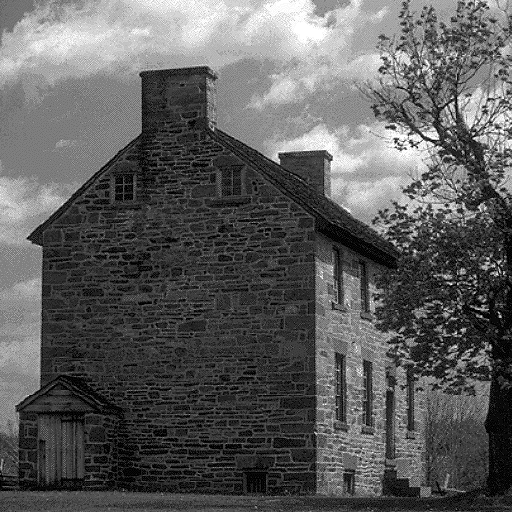
#> input picture Trabalho 2/images/house.png, 512 x 512 px; its folder holds 4 pictures in this run
$ jupyter execute 'Trabalho 2.ipynb'
#> lines starting #> are read from the running program, lines starting #| are printed output that depends on the picture
[cell 1]
# Realizar as importações
import numpy as np
import matplotlib.pyplot as plt
import cv2
import os

input_path = 'images/'
output_path = 'output/'

if not os.path.exists(output_path):
    os.makedirs(output_path)

# 1 - Técnicas de Meios-Tons

## 1.1 - Definindo os Kernels

[cell 2]
kernels = {
    "floyd_steinberg": np.array([
        [   0,    0, 7/16],
        [3/16, 5/16, 1/16]
    ]),

    "stevenson_arce": np.array([
        [     0,       0,       0,      0,       0, 32/200,       0],
        [12/200,       0,  26/200,      0,  30/200,      0,  16/200],
        [     0,  12/200,       0, 26/200,       0, 12/200,       0],
        [ 5/200,       0,  12/200,      0,  12/200,      0,   5/200]
    ]),
    "burkes": np.array([
        [   0,    0,    0, 8/32, 4/32],
        [2/32, 4/32, 8/32, 4/32, 2/32]
    ]),

    "sierra": np.array([
        [   0,    0,    0, 5/32, 3/32],
        [2/32, 4/32, 5/32, 4/32, 2/32],
        [   0, 2/32, 3/32, 2/32, 0]
    ]),

    "stucki": np.array([
        [   0,    0,    0, 8/42, 4/42],
        [2/42, 4/42, 8/42, 4/42, 2/42],
        [1/42, 2/42, 4/42, 2/42, 1/42]
    ]),

    "jarvis_judice_ninke": np.array([
        [   0,    0,    0, 7/48, 5/48],
        [3/48, 5/48, 7/48, 5/48, 3/48],
        [1/48, 3/48, 5/48, 3/48, 1/48]
    ])
}

## 1.2 - Definir a função de difusão de erros

[cell 3]
def difusao(imagem, kernel, zigzag=False):
    h, w = imagem.shape
    img = imagem.copy().astype(np.float32)

    kh, kw = kernel.shape

    for y in range(h):
        if zigzag and y % 2 == 1:
            x_range = range(w-1, -1, -1)
            direcao = -1
        else:
            x_range = range(w)
            direcao = 1

        for x in x_range:
            original = img[y, x]
            novo = 0 if original < 128 else 255
            erro = original - novo
            img[y, x] = novo

            offset = kw // 2

            for dy in range(kh):
                for dx in range(kw):
                    nx = x + (dx - offset) * direcao
                    ny = y + dy
                    if 0 <= nx < w and 0 <= ny < h:
                        img[ny, nx] += erro * kernel[dy, dx]
    return img.astype(np.uint8)

## 1.3 - Carregar as imagens

[cell 4]
orig_g = []
nome = 'house'
imagem_gray = cv2.imread(input_path + nome + '.png', cv2.IMREAD_GRAYSCALE)
#> imagem_gray is the input picture: shape (512, 512); min 0, max 255, mean 92.9
imagem_gray = imagem_gray.astype(np.float32)
orig_g.append(imagem_gray)
nome = 'city'
imagem_gray = cv2.imread(input_path + nome + '.png', cv2.IMREAD_GRAYSCALE)
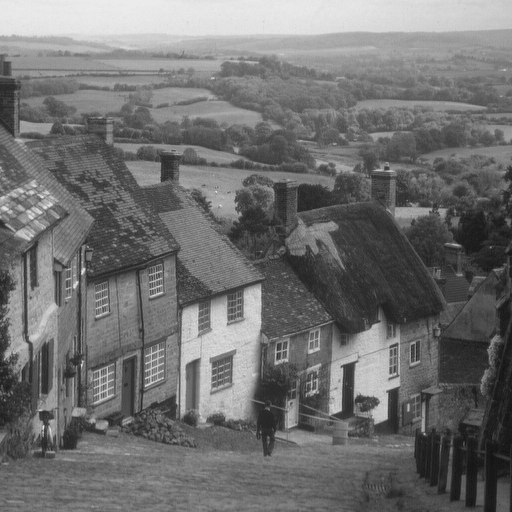
#> input picture Trabalho 2/images/city.png, 512 x 512 px
#> imagem_gray is the input picture: shape (512, 512); min 16, max 235, mean 112.2
imagem_gray = imagem_gray.astype(np.float32)
orig_g.append(imagem_gray)

orig_c = []
nome = 'capadocia'
imagem = cv2.imread(input_path + nome + '.png', cv2.IMREAD_COLOR)
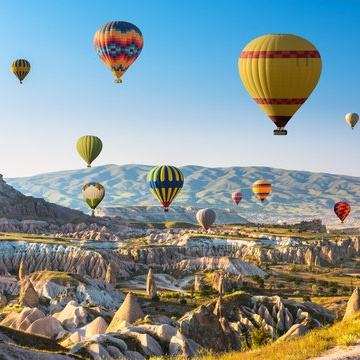
#> input picture Trabalho 2/images/capadocia.png, 360 x 360 px
#> imagem is the input picture: shape (360, 360, 3); mean B, G, R 151, 150.4, 135.7
imagem_cor = cv2.cvtColor(imagem, cv2.COLOR_BGR2RGB)
imagem_cor = imagem_cor.astype(np.float32)
orig_c.append(imagem_cor)
nome = 'peppers'
imagem = cv2.imread(input_path + nome + '.png', cv2.IMREAD_COLOR)
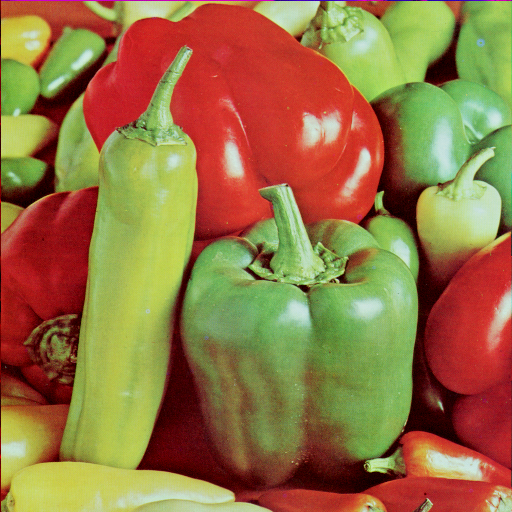
#> input picture Trabalho 2/images/peppers.png, 512 x 512 px
#> imagem is the input picture: shape (512, 512, 3); mean B, G, R 66.5, 115.6, 149.8
imagem_cor = cv2.cvtColor(imagem, cv2.COLOR_BGR2RGB)
#> imagem_cor: shape (512, 512, 3)
imagem_cor = imagem_cor.astype(np.float32)
orig_c.append(imagem_cor)
